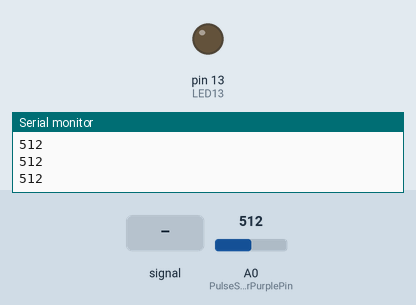
Bench run of a sketch on a simulated Arduino Uno, built with avr-gcc and run on an emulated ATmega328P. Shown: output pins drawn as LEDs (lit = HIGH), the last lines printed to the serial monitor. Dashed ring = blinking. The inputs (shaded band) are chosen by the test bench; at power-on: A0 (PulseSensorPurplePin) = 512.

Above: at 1.2 s.
1.3 s: A0 (PulseSensorPurplePin) fed a 200 Hz sine of ±81 counts around its level
At 1.54 s:
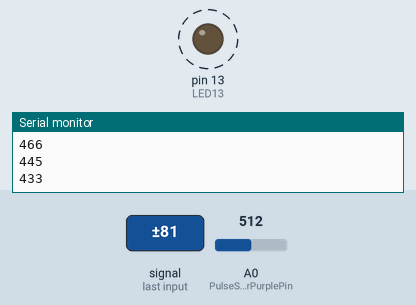
4.3 s: A0 (PulseSensorPurplePin) set to 716
At 4.3 s:
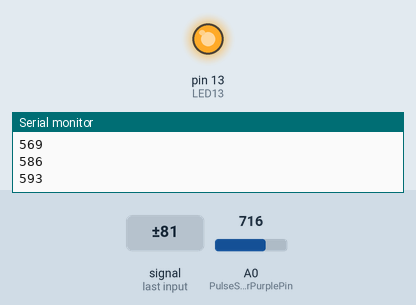
5.8 s: A0 (PulseSensorPurplePin) set to 561
7.3 s: A0 (PulseSensorPurplePin) set to 533
At 7.6 s:
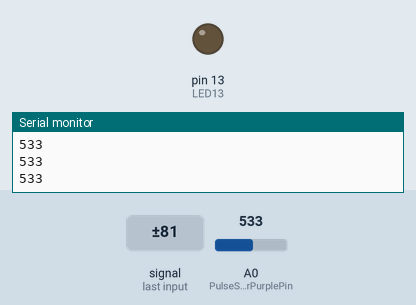
8.8 s: A0 (PulseSensorPurplePin) set to 560
At 10.0 s:
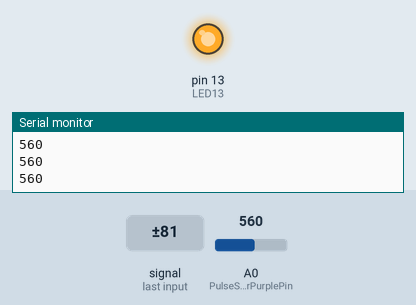
Timing chart, 0 to 11.3 s (numbered marks = the images above; inputs shaded):
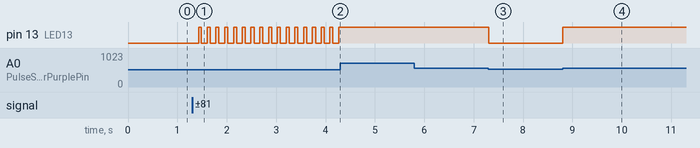

The sketch:

Grupo6_Optencion_datos_del_sensor.ino.ino
```cpp
/*
*                 UNIVERSIDAD TÉCNICA DEL NORTE
*          FACULTAD DE INGENIERÍA EN TELECOMUNICACIONES
*          CARRERA DE INGENIERÍA EN TELECOMUNICACIONES
*                     SISTEMAS EMBEBIDOS
*
* INTEGRANTES: Calero Melannie, Castro Ismael, Romero Marco
* TEMA: Proyecto de Sistemas Embebidos P1
* OBJETIVO: Resolución de los restos propuestos como Proyecto B1
* FECHA: 07/12/21
*Probador de señal y proyecto de inicio PulseSensor * La mejor manera de comenzar o ver la señal sin procesar de PulseSensor.com ™ y Arduino.
*/


//  Variables
int PulseSensorPurplePin = 0;        // Pulse Sensor PURPLE WIRE connected to ANALOG PIN 0
int LED13 = 13;   //  The on-board Arduion LED


int Signal;                // holds the incoming raw data. Signal value can range from 0-1024
int Threshold = 550;            // Determine which Signal to "count as a beat", and which to ingore.


// The SetUp Function:
void setup() {
  pinMode(LED13,OUTPUT);         // pin that will blink to your heartbeat!
   Serial.begin(9600);         // Set's up Serial Communication at certain speed.

}

// The Main Loop Function
void loop() {

  Signal = analogRead(PulseSensorPurplePin);  // Read the PulseSensor's value.
                                              // Assign this value to the "Signal" variable.

   Serial.println(Signal);                    // Send the Signal value to Serial Plotter.


   if(Signal > Threshold){                          // If the signal is above "550", then "turn-on" Arduino's on-Board LED.
     digitalWrite(LED13,HIGH);
   } else {
     digitalWrite(LED13,LOW);                //  Else, the sigal must be below "550", so "turn-off" this LED.
   }


delay(10);


}
```

SENIAL_ECG.ino
```cpp
//Señales obtenidas del documento compartido.
//(x)= sin(x[i]*pi*f)
//vin=3 Db -> 0.707
// ECG

///

///
double ECG_Amp[90]={
-14531,
-13636,
-13936,
-13836,
-14236,
-14336,
-14536,
-14536,
-13836,
-13936,
-14036,
-14336,
-14436,
-14436,
-14436,
-14136,
-13936,
-13636,
-13736,
-14736,
-14236,
-14736,
-14436,
-14236,
-14536,
-14436,
-14636,
-14436,
-14636,
-14436,
-14736,
-14636,
-14836,
-14536,
-14736,
-14536,
-14336,
-14536,
-14436,
-14636,
-14536,
-14436,
-14536,
-14436,
-14236,
-13736,
-13636,
-13436,
-13436,
-13936,
-14136,
-14036,
-14436,
-14636,
-14536,
-14936,
-15336,
-14636,
-14736,
-14636,
-14436,
-14336,
-14636,
-14836,
-14436,
-14936,
-14536,
-14536,
-14536,
-14636,
-14536,
-14536,
-14436,
-14536,
-14236,
-13836,
-13836,
-13536,
-13436,
-13636,
-13936,
-14236,
-14436,
-14336,
-14836,
-14636,
-14836,
-15036,
-14736,
-14636,
};


//filtro pasabajos de 1kHz

 double FiltroFir[21] = {
  -0.020104118828857275,
  -0.058427980043525084,
  -0.061178403647822,
  -0.010939393385339008,
  0.05125096443534968,
  0.03322086767894787,
  -0.05655276971833924,
  -0.08565500737264509,
  0.06337959966054495,
  0.31085440365663597,
  0.4344309124179415,
  0.31085440365663597,
  0.06337959966054495,
  -0.08565500737264509,
  -0.05655276971833924,
  0.03322086767894787,
  0.05125096443534968,
  -0.010939393385339008,
  -0.061178403647822,
  -0.058427980043525084,
  -0.020104118828857275
};
```

Measured:
- the behaviour switches between 551 and 550 on A0 (PulseSensorPurplePin) (found by bisection; images 2 and 3)
- after the input at 1.3 s, pin 13 (LED13): alternates HIGH for 0.06 s and LOW for 0.11 s, starting after 0.13 s
- after the input at 4.3 s, pin 13 (LED13): stops changing and stays HIGH
- after the input at 7.3 s, pin 13 (LED13): HIGH → LOW at once
- after the input at 8.8 s, pin 13 (LED13): LOW → HIGH at once
